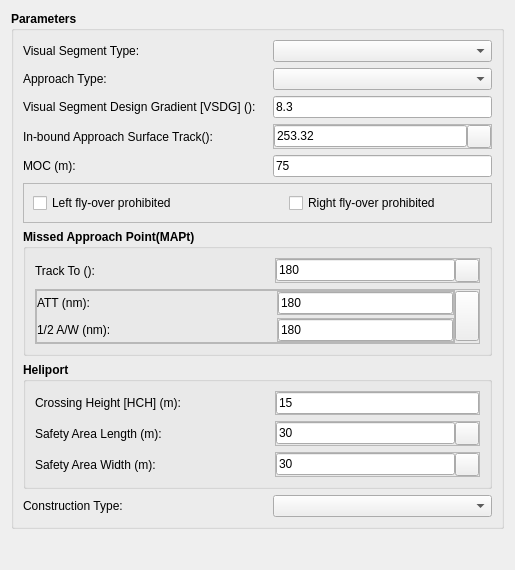
<?xml version="1.0" encoding="UTF-8"?>
<ui version="4.0">
 <class>Form</class>
 <widget class="QWidget" name="Form">
  <property name="geometry">
   <rect>
    <x>0</x>
    <y>0</y>
    <width>515</width>
    <height>570</height>
   </rect>
  </property>
  <property name="windowTitle">
   <string>Form</string>
  </property>
  <layout class="QVBoxLayout" name="verticalLayout">
   <item>
    <widget class="QGroupBox" name="groupBox_20">
     <property name="font">
      <font>
       <family>Arial</family>
       <weight>75</weight>
       <bold>true</bold>
      </font>
     </property>
     <property name="title">
      <string>Parameters</string>
     </property>
     <layout class="QVBoxLayout" name="verticalLayout_5">
      <item>
       <widget class="QFrame" name="frame_58">
        <property name="frameShape">
         <enum>QFrame::NoFrame</enum>
        </property>
        <property name="frameShadow">
         <enum>QFrame::Raised</enum>
        </property>
        <layout class="QHBoxLayout" name="horizontalLayout_58">
         <property name="spacing">
          <number>0</number>
         </property>
         <property name="margin">
          <number>0</number>
         </property>
         <item>
          <widget class="QLabel" name="label_66">
           <property name="minimumSize">
            <size>
             <width>250</width>
             <height>0</height>
            </size>
           </property>
           <property name="font">
            <font>
             <weight>50</weight>
             <bold>false</bold>
            </font>
           </property>
           <property name="text">
            <string>Visual Segment Type:</string>
           </property>
          </widget>
         </item>
         <item>
          <widget class="QComboBox" name="cmbSegmentType">
           <property name="sizePolicy">
            <sizepolicy hsizetype="Expanding" vsizetype="Fixed">
             <horstretch>0</horstretch>
             <verstretch>0</verstretch>
            </sizepolicy>
           </property>
           <property name="font">
            <font>
             <weight>50</weight>
             <bold>false</bold>
            </font>
           </property>
          </widget>
         </item>
        </layout>
       </widget>
      </item>
      <item>
       <widget class="QFrame" name="frame_DepartureType">
        <property name="frameShape">
         <enum>QFrame::NoFrame</enum>
        </property>
        <property name="frameShadow">
         <enum>QFrame::Raised</enum>
        </property>
        <layout class="QHBoxLayout" name="horizontalLayout_59">
         <property name="spacing">
          <number>0</number>
         </property>
         <property name="margin">
          <number>0</number>
         </property>
         <item>
          <widget class="QLabel" name="label_67">
           <property name="minimumSize">
            <size>
             <width>250</width>
             <height>0</height>
            </size>
           </property>
           <property name="font">
            <font>
             <weight>50</weight>
             <bold>false</bold>
            </font>
           </property>
           <property name="text">
            <string>Approach Type:</string>
           </property>
          </widget>
         </item>
         <item>
          <widget class="QComboBox" name="cmbApproachType">
           <property name="sizePolicy">
            <sizepolicy hsizetype="Expanding" vsizetype="Fixed">
             <horstretch>0</horstretch>
             <verstretch>0</verstretch>
            </sizepolicy>
           </property>
           <property name="font">
            <font>
             <weight>50</weight>
             <bold>false</bold>
            </font>
           </property>
          </widget>
         </item>
        </layout>
       </widget>
      </item>
      <item>
       <widget class="QFrame" name="frame_61">
        <property name="frameShape">
         <enum>QFrame::NoFrame</enum>
        </property>
        <property name="frameShadow">
         <enum>QFrame::Raised</enum>
        </property>
        <layout class="QHBoxLayout" name="horizontalLayout_60">
         <property name="spacing">
          <number>0</number>
         </property>
         <property name="margin">
          <number>0</number>
         </property>
         <item>
          <widget class="QLabel" name="label_68">
           <property name="minimumSize">
            <size>
             <width>250</width>
             <height>0</height>
            </size>
           </property>
           <property name="font">
            <font>
             <weight>50</weight>
             <bold>false</bold>
            </font>
           </property>
           <property name="text">
            <string>Visual Segment Design Gradient [VSDG] ():</string>
           </property>
          </widget>
         </item>
         <item>
          <widget class="QLineEdit" name="txtVSDG">
           <property name="font">
            <font>
             <weight>50</weight>
             <bold>false</bold>
            </font>
           </property>
           <property name="text">
            <string>8.3</string>
           </property>
          </widget>
         </item>
        </layout>
       </widget>
      </item>
      <item>
       <widget class="QFrame" name="frame_TakeOffSurfaceTrack">
        <property name="frameShape">
         <enum>QFrame::NoFrame</enum>
        </property>
        <property name="frameShadow">
         <enum>QFrame::Raised</enum>
        </property>
        <layout class="QHBoxLayout" name="horizontalLayout_61">
         <property name="spacing">
          <number>0</number>
         </property>
         <property name="margin">
          <number>0</number>
         </property>
         <item>
          <widget class="QLabel" name="label_69">
           <property name="minimumSize">
            <size>
             <width>250</width>
             <height>0</height>
            </size>
           </property>
           <property name="font">
            <font>
             <weight>50</weight>
             <bold>false</bold>
            </font>
           </property>
           <property name="text">
            <string>In-bound Approach Surface Track():</string>
           </property>
          </widget>
         </item>
         <item>
          <widget class="QFrame" name="frame_APV_5">
           <property name="frameShape">
            <enum>QFrame::StyledPanel</enum>
           </property>
           <property name="frameShadow">
            <enum>QFrame::Raised</enum>
           </property>
           <layout class="QHBoxLayout" name="horizontalLayout_9">
            <property name="spacing">
             <number>0</number>
            </property>
            <property name="margin">
             <number>0</number>
            </property>
            <item>
             <widget class="QLineEdit" name="txtApproachSurfaceTrack">
              <property name="enabled">
               <bool>true</bool>
              </property>
              <property name="font">
               <font>
                <weight>50</weight>
                <bold>false</bold>
               </font>
              </property>
              <property name="text">
               <string>253.32</string>
              </property>
             </widget>
            </item>
            <item>
             <widget class="QToolButton" name="btnCaptureSurfaceTrack">
              <property name="text">
               <string/>
              </property>
              <property name="icon">
               <iconset>
                <normaloff>:/gnss_item/coordinate_capture.png</normaloff>:/gnss_item/coordinate_capture.png</iconset>
              </property>
             </widget>
            </item>
           </layout>
          </widget>
         </item>
        </layout>
       </widget>
      </item>
      <item>
       <widget class="QFrame" name="frame_MOC">
        <property name="frameShape">
         <enum>QFrame::NoFrame</enum>
        </property>
        <property name="frameShadow">
         <enum>QFrame::Raised</enum>
        </property>
        <layout class="QHBoxLayout" name="horizontalLayout_62">
         <property name="spacing">
          <number>0</number>
         </property>
         <property name="margin">
          <number>0</number>
         </property>
         <item>
          <widget class="QLabel" name="label_70">
           <property name="minimumSize">
            <size>
             <width>250</width>
             <height>0</height>
            </size>
           </property>
           <property name="font">
            <font>
             <weight>50</weight>
             <bold>false</bold>
            </font>
           </property>
           <property name="text">
            <string>MOC (m):</string>
           </property>
          </widget>
         </item>
         <item>
          <widget class="QLineEdit" name="txtMOC">
           <property name="font">
            <font>
             <weight>50</weight>
             <bold>false</bold>
            </font>
           </property>
           <property name="text">
            <string>75</string>
           </property>
          </widget>
         </item>
        </layout>
       </widget>
      </item>
      <item>
       <widget class="QFrame" name="frame_Limitation">
        <property name="frameShape">
         <enum>QFrame::StyledPanel</enum>
        </property>
        <property name="frameShadow">
         <enum>QFrame::Raised</enum>
        </property>
        <layout class="QHBoxLayout" name="horizontalLayout_2">
         <item>
          <widget class="QCheckBox" name="chbLeftFlyOverProhibited">
           <property name="minimumSize">
            <size>
             <width>250</width>
             <height>0</height>
            </size>
           </property>
           <property name="font">
            <font>
             <weight>50</weight>
             <bold>false</bold>
            </font>
           </property>
           <property name="text">
            <string>Left fly-over prohibited</string>
           </property>
          </widget>
         </item>
         <item>
          <widget class="QCheckBox" name="chbRightFlyOverProhibited">
           <property name="font">
            <font>
             <weight>50</weight>
             <bold>false</bold>
            </font>
           </property>
           <property name="layoutDirection">
            <enum>Qt::LeftToRight</enum>
           </property>
           <property name="text">
            <string>Right fly-over prohibited</string>
           </property>
          </widget>
         </item>
        </layout>
       </widget>
      </item>
      <item>
       <widget class="QGroupBox" name="grbIDF">
        <property name="title">
         <string>Missed Approach Point(MAPt)</string>
        </property>
        <layout class="QVBoxLayout" name="verticalLayout_IDF">
         <item>
          <widget class="QFrame" name="frame_TrackFrom">
           <property name="frameShape">
            <enum>QFrame::NoFrame</enum>
           </property>
           <property name="frameShadow">
            <enum>QFrame::Raised</enum>
           </property>
           <layout class="QHBoxLayout" name="horizontalLayout_63">
            <property name="spacing">
             <number>0</number>
            </property>
            <property name="margin">
             <number>0</number>
            </property>
            <item>
             <widget class="QLabel" name="label_71">
              <property name="minimumSize">
               <size>
                <width>240</width>
                <height>0</height>
               </size>
              </property>
              <property name="font">
               <font>
                <weight>50</weight>
                <bold>false</bold>
               </font>
              </property>
              <property name="text">
               <string>Track To ():</string>
              </property>
             </widget>
            </item>
            <item>
             <widget class="QFrame" name="frame_APV_6">
              <property name="frameShape">
               <enum>QFrame::StyledPanel</enum>
              </property>
              <property name="frameShadow">
               <enum>QFrame::Raised</enum>
              </property>
              <layout class="QHBoxLayout" name="horizontalLayout_10">
               <property name="spacing">
                <number>0</number>
               </property>
               <property name="margin">
                <number>0</number>
               </property>
               <item>
                <widget class="QLineEdit" name="txtTrackTo">
                 <property name="enabled">
                  <bool>true</bool>
                 </property>
                 <property name="font">
                  <font>
                   <weight>50</weight>
                   <bold>false</bold>
                  </font>
                 </property>
                 <property name="text">
                  <string>180</string>
                 </property>
                </widget>
               </item>
               <item>
                <widget class="QToolButton" name="btnCaptureTrackTo">
                 <property name="text">
                  <string/>
                 </property>
                 <property name="icon">
                  <iconset>
                   <normaloff>:/gnss_item/coordinate_capture.png</normaloff>:/gnss_item/coordinate_capture.png</iconset>
                 </property>
                </widget>
               </item>
              </layout>
             </widget>
            </item>
           </layout>
          </widget>
         </item>
         <item>
          <widget class="QFrame" name="frame_Tolerance">
           <property name="frameShape">
            <enum>QFrame::StyledPanel</enum>
           </property>
           <property name="frameShadow">
            <enum>QFrame::Raised</enum>
           </property>
           <layout class="QHBoxLayout" name="horizontalLayout">
            <property name="spacing">
             <number>0</number>
            </property>
            <property name="margin">
             <number>0</number>
            </property>
            <item>
             <widget class="QFrame" name="frame_2">
              <property name="frameShape">
               <enum>QFrame::StyledPanel</enum>
              </property>
              <property name="frameShadow">
               <enum>QFrame::Raised</enum>
              </property>
              <layout class="QVBoxLayout" name="verticalLayout_3">
               <property name="spacing">
                <number>3</number>
               </property>
               <property name="margin">
                <number>0</number>
               </property>
               <item>
                <widget class="QFrame" name="frame_TrackFrom_2">
                 <property name="frameShape">
                  <enum>QFrame::NoFrame</enum>
                 </property>
                 <property name="frameShadow">
                  <enum>QFrame::Raised</enum>
                 </property>
                 <layout class="QHBoxLayout" name="horizontalLayout_70">
                  <property name="spacing">
                   <number>0</number>
                  </property>
                  <property name="margin">
                   <number>0</number>
                  </property>
                  <item>
                   <widget class="QLabel" name="label_78">
                    <property name="minimumSize">
                     <size>
                      <width>240</width>
                      <height>0</height>
                     </size>
                    </property>
                    <property name="font">
                     <font>
                      <weight>50</weight>
                      <bold>false</bold>
                     </font>
                    </property>
                    <property name="text">
                     <string>ATT (nm):</string>
                    </property>
                   </widget>
                  </item>
                  <item>
                   <widget class="QFrame" name="frame_APV_12">
                    <property name="frameShape">
                     <enum>QFrame::StyledPanel</enum>
                    </property>
                    <property name="frameShadow">
                     <enum>QFrame::Raised</enum>
                    </property>
                    <layout class="QHBoxLayout" name="horizontalLayout_16">
                     <property name="spacing">
                      <number>0</number>
                     </property>
                     <property name="margin">
                      <number>0</number>
                     </property>
                     <item>
                      <widget class="QLineEdit" name="txtAtt">
                       <property name="enabled">
                        <bool>true</bool>
                       </property>
                       <property name="font">
                        <font>
                         <weight>50</weight>
                         <bold>false</bold>
                        </font>
                       </property>
                       <property name="text">
                        <string>180</string>
                       </property>
                      </widget>
                     </item>
                    </layout>
                   </widget>
                  </item>
                 </layout>
                </widget>
               </item>
               <item>
                <widget class="QFrame" name="frame_TrackFrom_3">
                 <property name="frameShape">
                  <enum>QFrame::NoFrame</enum>
                 </property>
                 <property name="frameShadow">
                  <enum>QFrame::Raised</enum>
                 </property>
                 <layout class="QHBoxLayout" name="horizontalLayout_71">
                  <property name="spacing">
                   <number>0</number>
                  </property>
                  <property name="margin">
                   <number>0</number>
                  </property>
                  <item>
                   <widget class="QLabel" name="label_79">
                    <property name="minimumSize">
                     <size>
                      <width>240</width>
                      <height>0</height>
                     </size>
                    </property>
                    <property name="font">
                     <font>
                      <weight>50</weight>
                      <bold>false</bold>
                     </font>
                    </property>
                    <property name="text">
                     <string>1/2 A/W (nm):</string>
                    </property>
                   </widget>
                  </item>
                  <item>
                   <widget class="QFrame" name="frame_APV_13">
                    <property name="frameShape">
                     <enum>QFrame::StyledPanel</enum>
                    </property>
                    <property name="frameShadow">
                     <enum>QFrame::Raised</enum>
                    </property>
                    <layout class="QHBoxLayout" name="horizontalLayout_17">
                     <property name="spacing">
                      <number>0</number>
                     </property>
                     <property name="margin">
                      <number>0</number>
                     </property>
                     <item>
                      <widget class="QLineEdit" name="txtAsw">
                       <property name="enabled">
                        <bool>true</bool>
                       </property>
                       <property name="font">
                        <font>
                         <weight>50</weight>
                         <bold>false</bold>
                        </font>
                       </property>
                       <property name="text">
                        <string>180</string>
                       </property>
                      </widget>
                     </item>
                    </layout>
                   </widget>
                  </item>
                 </layout>
                </widget>
               </item>
              </layout>
             </widget>
            </item>
            <item>
             <widget class="QToolButton" name="btnDropDown">
              <property name="maximumSize">
               <size>
                <width>16777215</width>
                <height>50</height>
               </size>
              </property>
              <property name="text">
               <string/>
              </property>
             </widget>
            </item>
           </layout>
          </widget>
         </item>
        </layout>
       </widget>
      </item>
      <item>
       <widget class="QGroupBox" name="grbHRP">
        <property name="title">
         <string>Heliport</string>
        </property>
        <layout class="QVBoxLayout" name="verticalLayout_HRP">
         <item>
          <widget class="QFrame" name="frame_67">
           <property name="frameShape">
            <enum>QFrame::NoFrame</enum>
           </property>
           <property name="frameShadow">
            <enum>QFrame::Raised</enum>
           </property>
           <layout class="QHBoxLayout" name="horizontalLayout_67">
            <property name="spacing">
             <number>0</number>
            </property>
            <property name="margin">
             <number>0</number>
            </property>
            <item>
             <widget class="QLabel" name="label_75">
              <property name="minimumSize">
               <size>
                <width>240</width>
                <height>0</height>
               </size>
              </property>
              <property name="font">
               <font>
                <weight>50</weight>
                <bold>false</bold>
               </font>
              </property>
              <property name="text">
               <string>Crossing Height [HCH] (m):</string>
              </property>
             </widget>
            </item>
            <item>
             <widget class="QFrame" name="frame_APV_9">
              <property name="frameShape">
               <enum>QFrame::StyledPanel</enum>
              </property>
              <property name="frameShadow">
               <enum>QFrame::Raised</enum>
              </property>
              <layout class="QHBoxLayout" name="horizontalLayout_13">
               <property name="spacing">
                <number>0</number>
               </property>
               <property name="margin">
                <number>0</number>
               </property>
               <item>
                <widget class="QLineEdit" name="txtHCH">
                 <property name="enabled">
                  <bool>true</bool>
                 </property>
                 <property name="font">
                  <font>
                   <weight>50</weight>
                   <bold>false</bold>
                  </font>
                 </property>
                 <property name="text">
                  <string>15</string>
                 </property>
                </widget>
               </item>
              </layout>
             </widget>
            </item>
           </layout>
          </widget>
         </item>
         <item>
          <widget class="QFrame" name="frame_64">
           <property name="frameShape">
            <enum>QFrame::NoFrame</enum>
           </property>
           <property name="frameShadow">
            <enum>QFrame::Raised</enum>
           </property>
           <layout class="QHBoxLayout" name="horizontalLayout_64">
            <property name="spacing">
             <number>0</number>
            </property>
            <property name="margin">
             <number>0</number>
            </property>
            <item>
             <widget class="QLabel" name="label_72">
              <property name="minimumSize">
               <size>
                <width>240</width>
                <height>0</height>
               </size>
              </property>
              <property name="font">
               <font>
                <weight>50</weight>
                <bold>false</bold>
               </font>
              </property>
              <property name="text">
               <string>Safety Area Length (m):</string>
              </property>
             </widget>
            </item>
            <item>
             <widget class="QFrame" name="frame_APV_7">
              <property name="frameShape">
               <enum>QFrame::StyledPanel</enum>
              </property>
              <property name="frameShadow">
               <enum>QFrame::Raised</enum>
              </property>
              <layout class="QHBoxLayout" name="horizontalLayout_11">
               <property name="spacing">
                <number>0</number>
               </property>
               <property name="margin">
                <number>0</number>
               </property>
               <item>
                <widget class="QLineEdit" name="txtHSAL">
                 <property name="enabled">
                  <bool>true</bool>
                 </property>
                 <property name="font">
                  <font>
                   <weight>50</weight>
                   <bold>false</bold>
                  </font>
                 </property>
                 <property name="text">
                  <string>30</string>
                 </property>
                </widget>
               </item>
               <item>
                <widget class="QToolButton" name="btnCaptureHSAL">
                 <property name="text">
                  <string/>
                 </property>
                 <property name="icon">
                  <iconset>
                   <normaloff>:/gnss_item/coordinate_capture.png</normaloff>:/gnss_item/coordinate_capture.png</iconset>
                 </property>
                </widget>
               </item>
              </layout>
             </widget>
            </item>
           </layout>
          </widget>
         </item>
         <item>
          <widget class="QFrame" name="frame_65">
           <property name="frameShape">
            <enum>QFrame::NoFrame</enum>
           </property>
           <property name="frameShadow">
            <enum>QFrame::Raised</enum>
           </property>
           <layout class="QHBoxLayout" name="horizontalLayout_65">
            <property name="spacing">
             <number>0</number>
            </property>
            <property name="margin">
             <number>0</number>
            </property>
            <item>
             <widget class="QLabel" name="label_73">
              <property name="minimumSize">
               <size>
                <width>240</width>
                <height>0</height>
               </size>
              </property>
              <property name="font">
               <font>
                <weight>50</weight>
                <bold>false</bold>
               </font>
              </property>
              <property name="text">
               <string>Safety Area Width (m):</string>
              </property>
             </widget>
            </item>
            <item>
             <widget class="QFrame" name="frame_APV_8">
              <property name="frameShape">
               <enum>QFrame::StyledPanel</enum>
              </property>
              <property name="frameShadow">
               <enum>QFrame::Raised</enum>
              </property>
              <layout class="QHBoxLayout" name="horizontalLayout_12">
               <property name="spacing">
                <number>0</number>
               </property>
               <property name="margin">
                <number>0</number>
               </property>
               <item>
                <widget class="QLineEdit" name="txtHSAW">
                 <property name="enabled">
                  <bool>true</bool>
                 </property>
                 <property name="font">
                  <font>
                   <weight>50</weight>
                   <bold>false</bold>
                  </font>
                 </property>
                 <property name="text">
                  <string>30</string>
                 </property>
                </widget>
               </item>
               <item>
                <widget class="QToolButton" name="btnCaptureHSAW">
                 <property name="text">
                  <string/>
                 </property>
                 <property name="icon">
                  <iconset>
                   <normaloff>:/gnss_item/coordinate_capture.png</normaloff>:/gnss_item/coordinate_capture.png</iconset>
                 </property>
                </widget>
               </item>
              </layout>
             </widget>
            </item>
           </layout>
          </widget>
         </item>
        </layout>
       </widget>
      </item>
      <item>
       <widget class="QFrame" name="frame_66">
        <property name="frameShape">
         <enum>QFrame::NoFrame</enum>
        </property>
        <property name="frameShadow">
         <enum>QFrame::Raised</enum>
        </property>
        <layout class="QHBoxLayout" name="horizontalLayout_66">
         <property name="spacing">
          <number>0</number>
         </property>
         <property name="margin">
          <number>0</number>
         </property>
         <item>
          <widget class="QLabel" name="label_74">
           <property name="minimumSize">
            <size>
             <width>250</width>
             <height>0</height>
            </size>
           </property>
           <property name="font">
            <font>
             <weight>50</weight>
             <bold>false</bold>
            </font>
           </property>
           <property name="text">
            <string>Construction Type:</string>
           </property>
          </widget>
         </item>
         <item>
          <widget class="QComboBox" name="cmbConstructionType">
           <property name="sizePolicy">
            <sizepolicy hsizetype="Expanding" vsizetype="Fixed">
             <horstretch>0</horstretch>
             <verstretch>0</verstretch>
            </sizepolicy>
           </property>
           <property name="font">
            <font>
             <weight>50</weight>
             <bold>false</bold>
            </font>
           </property>
          </widget>
         </item>
        </layout>
       </widget>
      </item>
     </layout>
    </widget>
   </item>
   <item>
    <spacer name="verticalSpacer">
     <property name="orientation">
      <enum>Qt::Vertical</enum>
     </property>
     <property name="sizeHint" stdset="0">
      <size>
       <width>20</width>
       <height>40</height>
      </size>
     </property>
    </spacer>
   </item>
  </layout>
 </widget>
 <resources/>
 <connections/>
</ui>
